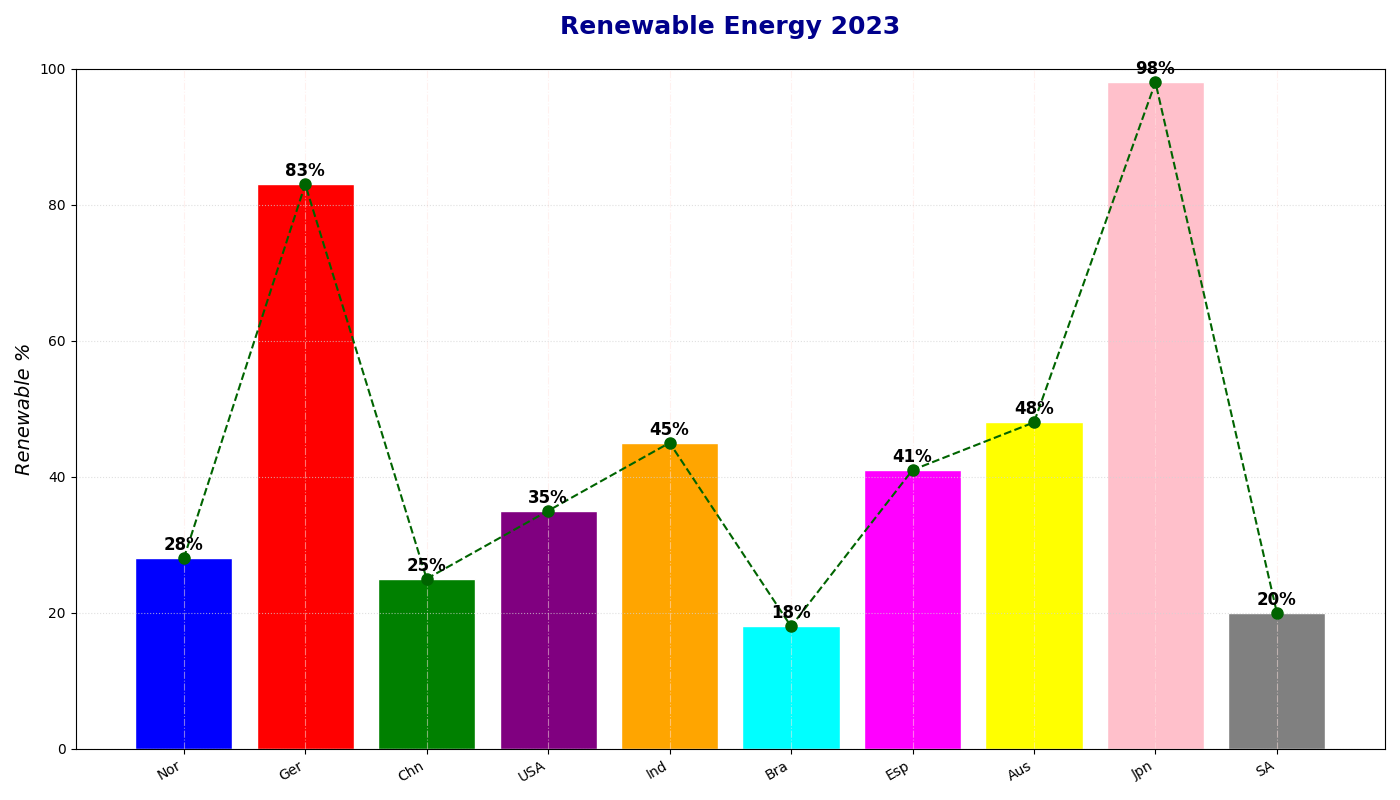

This figure's Python source:
import matplotlib.pyplot as plt
import numpy as np

countries = ['Nor', 'Ger', 'Chn', 'USA', 'Ind', 'Bra', 'Esp', 'Aus', 'Jpn', 'SA']
renewable_percentages = [28, 83, 25, 35, 45, 18, 41, 48, 98, 20]

# Set different colors for bars
bar_colors = ['blue', 'red', 'green', 'purple', 'orange', 'cyan', 'magenta', 'yellow', 'pink', 'grey']

fig, ax1 = plt.subplots(figsize=(14, 8))

bars = ax1.bar(countries, renewable_percentages, color=bar_colors, edgecolor='white')
ax1.set_ylabel('Renewable %', fontsize=14, fontstyle='italic')
ax1.set_ylim(0, 100)
ax1.set_xticks(np.arange(len(countries)))
ax1.set_xticklabels(countries, rotation=30, ha='right', fontsize=10)
ax1.xaxis.grid(True, linestyle='-.', which='both', color='mistyrose', alpha=0.5)
ax1.yaxis.grid(True, linestyle=':', which='both', color='lightgrey', alpha=0.7)
ax1.bar_label(bars, fmt='%.0f%%', padding=3, fontsize=12, fontweight='bold')

ax1.set_title('Renewable Energy 2023', fontsize=18, fontweight='bold', color='darkblue', pad=25)

# Randomly choosing from available markers for line plot
ax1.plot(renewable_percentages, linestyle='--', marker='o', color='darkgreen', markersize=8)

plt.tight_layout()
plt.show()
